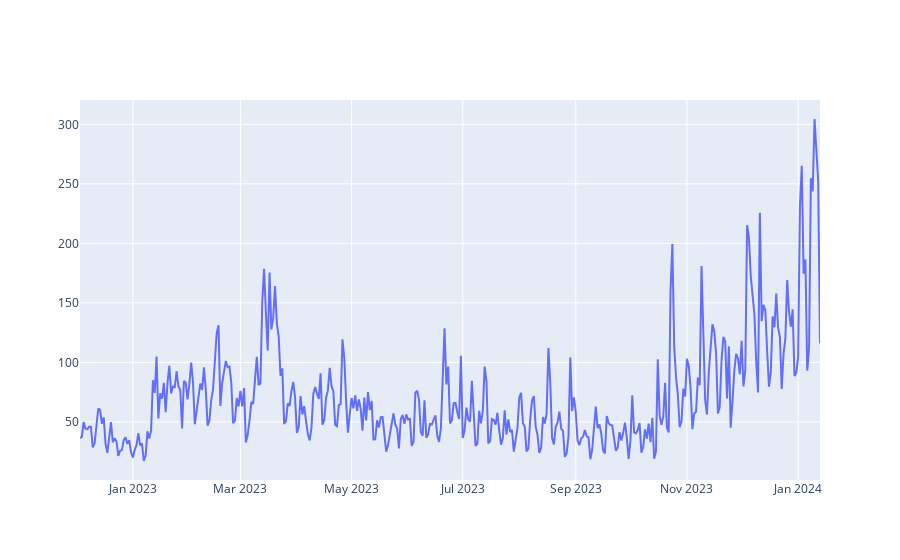

The cell this chart's notebook holds for it:
### Code cell
data.set_index('Date', inplace=True)
btc_trace=go.Scatter(x=data.index, y= data['Weighted_Price'], name='Price')
py.iplot([btc_trace])

### Figure 1 — Plotly figure (JSON) as saved in the notebook; plotly's stock layout.template omitted (floating-point values rounded to 4 significant figures; data arrays with more than 128 entries replaced by an {"elided": "..."} marker saying what was removed)
{"data": [{"name": "Price", "type": "scatter", "x": {"elided": "407 str values"}, "y": {"elided": "407 float values"}}], "layout": {}}
